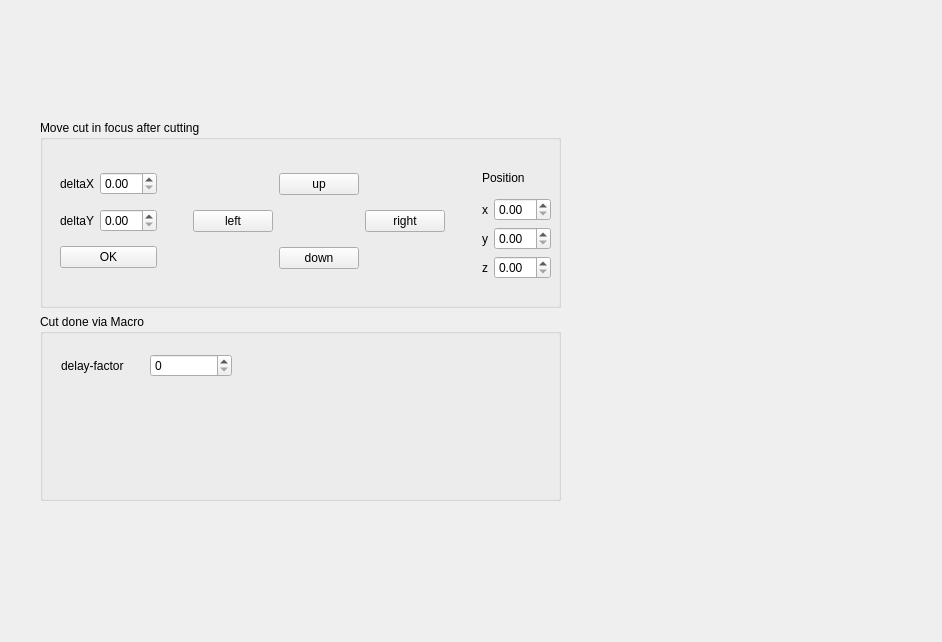
<?xml version="1.0" encoding="UTF-8"?>
<ui version="4.0">
 <class>thirdPage</class>
 <widget class="QWidget" name="thirdPage">
  <property name="geometry">
   <rect>
    <x>0</x>
    <y>0</y>
    <width>942</width>
    <height>642</height>
   </rect>
  </property>
  <property name="windowTitle">
   <string>Form</string>
  </property>
  <widget class="QWidget" name="">
   <property name="geometry">
    <rect>
     <x>40</x>
     <y>120</y>
     <width>521</width>
     <height>381</height>
    </rect>
   </property>
   <layout class="QVBoxLayout" name="verticalLayout_3">
    <item>
     <widget class="QGroupBox" name="groupBox">
      <property name="title">
       <string>Move cut in focus after cutting</string>
      </property>
      <widget class="QWidget" name="">
       <property name="geometry">
        <rect>
         <x>20</x>
         <y>44</y>
         <width>491</width>
         <height>115</height>
        </rect>
       </property>
       <layout class="QHBoxLayout" name="horizontalLayout_7">
        <item>
         <layout class="QVBoxLayout" name="verticalLayout">
          <item>
           <layout class="QHBoxLayout" name="horizontalLayout">
            <item>
             <widget class="QLabel" name="label">
              <property name="text">
               <string>deltaX</string>
              </property>
             </widget>
            </item>
            <item>
             <widget class="QDoubleSpinBox" name="doubleSpinBox"/>
            </item>
           </layout>
          </item>
          <item>
           <layout class="QHBoxLayout" name="horizontalLayout_2">
            <item>
             <widget class="QLabel" name="label_2">
              <property name="text">
               <string>deltaY</string>
              </property>
             </widget>
            </item>
            <item>
             <widget class="QDoubleSpinBox" name="doubleSpinBox_2"/>
            </item>
           </layout>
          </item>
          <item>
           <widget class="QPushButton" name="pushButton">
            <property name="text">
             <string>OK</string>
            </property>
           </widget>
          </item>
         </layout>
        </item>
        <item>
         <spacer name="horizontalSpacer">
          <property name="orientation">
           <enum>Qt::Horizontal</enum>
          </property>
          <property name="sizeHint" stdset="0">
           <size>
            <width>40</width>
            <height>20</height>
           </size>
          </property>
         </spacer>
        </item>
        <item>
         <layout class="QGridLayout" name="gridLayout">
          <item row="0" column="1">
           <widget class="QPushButton" name="pushButton_2">
            <property name="text">
             <string>up</string>
            </property>
           </widget>
          </item>
          <item row="2" column="1">
           <widget class="QPushButton" name="pushButton_3">
            <property name="text">
             <string>down</string>
            </property>
           </widget>
          </item>
          <item row="1" column="0">
           <widget class="QPushButton" name="pushButton_5">
            <property name="text">
             <string>left</string>
            </property>
           </widget>
          </item>
          <item row="1" column="2">
           <widget class="QPushButton" name="pushButton_4">
            <property name="text">
             <string>right</string>
            </property>
           </widget>
          </item>
         </layout>
        </item>
        <item>
         <spacer name="horizontalSpacer_2">
          <property name="orientation">
           <enum>Qt::Horizontal</enum>
          </property>
          <property name="sizeHint" stdset="0">
           <size>
            <width>40</width>
            <height>20</height>
           </size>
          </property>
         </spacer>
        </item>
        <item>
         <layout class="QVBoxLayout" name="verticalLayout_2">
          <item>
           <widget class="QLabel" name="label_7">
            <property name="text">
             <string>Position</string>
            </property>
           </widget>
          </item>
          <item>
           <layout class="QHBoxLayout" name="horizontalLayout_4">
            <item>
             <widget class="QLabel" name="label_4">
              <property name="text">
               <string>x</string>
              </property>
             </widget>
            </item>
            <item>
             <widget class="QDoubleSpinBox" name="doubleSpinBox_3">
              <property name="sizePolicy">
               <sizepolicy hsizetype="Expanding" vsizetype="Fixed">
                <horstretch>0</horstretch>
                <verstretch>0</verstretch>
               </sizepolicy>
              </property>
             </widget>
            </item>
           </layout>
          </item>
          <item>
           <layout class="QHBoxLayout" name="horizontalLayout_5">
            <item>
             <widget class="QLabel" name="label_5">
              <property name="text">
               <string>y</string>
              </property>
             </widget>
            </item>
            <item>
             <widget class="QDoubleSpinBox" name="doubleSpinBox_4">
              <property name="sizePolicy">
               <sizepolicy hsizetype="Expanding" vsizetype="Fixed">
                <horstretch>0</horstretch>
                <verstretch>0</verstretch>
               </sizepolicy>
              </property>
             </widget>
            </item>
           </layout>
          </item>
          <item>
           <layout class="QHBoxLayout" name="horizontalLayout_6">
            <item>
             <widget class="QLabel" name="label_6">
              <property name="text">
               <string>z</string>
              </property>
             </widget>
            </item>
            <item>
             <widget class="QDoubleSpinBox" name="doubleSpinBox_5">
              <property name="sizePolicy">
               <sizepolicy hsizetype="Expanding" vsizetype="Fixed">
                <horstretch>0</horstretch>
                <verstretch>0</verstretch>
               </sizepolicy>
              </property>
             </widget>
            </item>
           </layout>
          </item>
         </layout>
        </item>
       </layout>
      </widget>
      <zorder></zorder>
      <zorder></zorder>
      <zorder></zorder>
      <zorder></zorder>
      <zorder></zorder>
      <zorder></zorder>
     </widget>
    </item>
    <item>
     <widget class="QGroupBox" name="groupBox_2">
      <property name="title">
       <string>Cut done via Macro</string>
      </property>
      <widget class="QWidget" name="">
       <property name="geometry">
        <rect>
         <x>21</x>
         <y>31</y>
         <width>171</width>
         <height>41</height>
        </rect>
       </property>
       <layout class="QHBoxLayout" name="horizontalLayout_3">
        <item>
         <widget class="QLabel" name="label_3">
          <property name="text">
           <string>delay-factor</string>
          </property>
         </widget>
        </item>
        <item>
         <widget class="QSpinBox" name="spinBox"/>
        </item>
       </layout>
      </widget>
      <zorder></zorder>
      <zorder>groupBox</zorder>
     </widget>
    </item>
   </layout>
  </widget>
  <zorder>groupBox</zorder>
  <zorder>label</zorder>
  <zorder>doubleSpinBox</zorder>
  <zorder>doubleSpinBox_2</zorder>
  <zorder>label_2</zorder>
  <zorder>pushButton</zorder>
  <zorder>groupBox_2</zorder>
  <zorder>label_3</zorder>
  <zorder>doubleSpinBox_3</zorder>
  <zorder>pushButton_2</zorder>
  <zorder>pushButton_3</zorder>
  <zorder>pushButton_4</zorder>
  <zorder>pushButton_5</zorder>
  <zorder>pushButton_3</zorder>
  <zorder>label_4</zorder>
  <zorder>label_5</zorder>
  <zorder>label_6</zorder>
  <zorder>label_7</zorder>
  <zorder>doubleSpinBox_3</zorder>
  <zorder>doubleSpinBox_4</zorder>
  <zorder>doubleSpinBox_5</zorder>
 </widget>
 <resources/>
 <connections/>
</ui>
